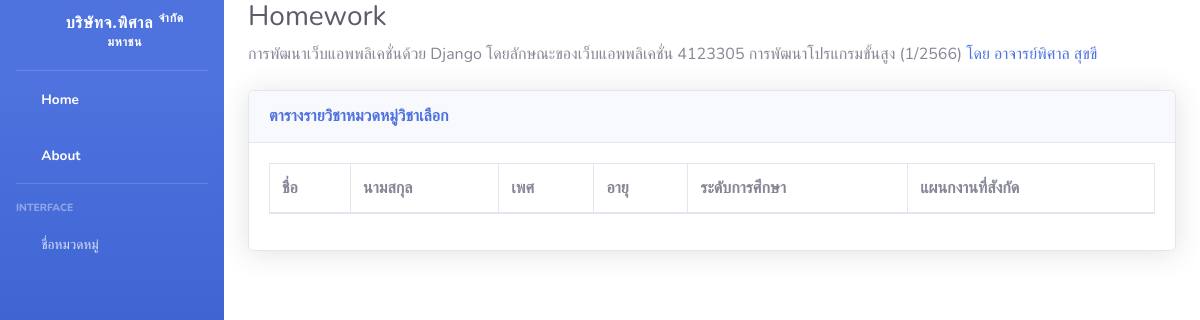
/Special_subjects, run on an earlier commit of the app's database.
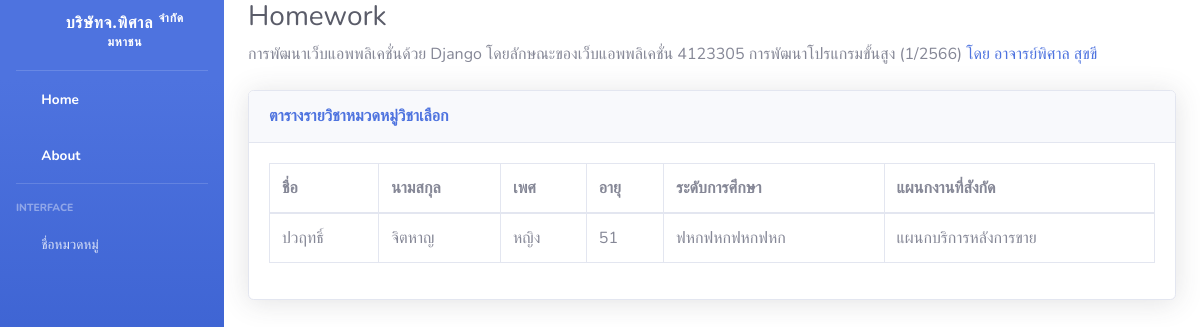
And on a later commit of the database.
### SSKRU/models.py (models this page shows, shortened)
class Classes(models.Model):
    name = models.CharField(max_length=10) # ชื่อ
    lastname = models.CharField(max_length=256) # นามสกุล
    gender = models.CharField(max_length=256) # เพศ
    age = models.IntegerField() # อายุ
    Educationlevel = models.CharField(max_length=256)
    department = models.ForeignKey(Category, on_delete=models.CASCADE) # หมวดหมู่รายวิชา

class Category(models.Model):
    name = models.CharField(max_length=256) # ชื่อ
    def __str__(self):
        return self.name

### SSKRU/views.py (the view)
# urls.py: path('Special_subjects',views.Special_subjects, name='special_subjects'),
def Special_subjects(request):
    context = {}
    classes = models.Classes.objects.filter(department=4).order_by("name")
    context ['classes'] = classes
    return render (request,"special_subjects.html", context)

### template/special_subjects.html
{% extends 'index.html' %}
{% block content %}  <div class="container-fluid">
    <h1 class="h3 mb-2 text-gray-800">Homework</h1>
    <p class="mb-4">การพัฒนาเว็บแอพพลิเคชั่นด้วย Django โดยลักษณะของเว็บแอพพลิเคชั่น 4123305 การพัฒนาโปรแกรมขั้นสูง (1/2566) <a target="_blank"
            href="https://datatables.net">โดย อาจารย์พิศาล สุขขี</a></p>
    <div class="card shadow mb-4">
        <div class="card-header py-3">
            <h6 class="m-0 font-weight-bold text-primary">ตารางรายวิชาหมวดหมู่วิชาเลือก</h6>
        </div>
        <div class="card-body">
            <div class="table-responsive">
                <table class="table table-bordered" id="dataTable" width="100%" cellspacing="0">
                    <thead>
                        <tr>
                            <th>ชื่อ</th>
                            <th>นามสกุล</th>
                            <th>เพศ</th>
                            <th>อายุ</th>
                            <th>ระดับการศึกษา</th>
                            <th>แผนกงานที่สังกัด</th>
                        </tr>
                    </thead>
                    <tbody>
                        {% for class in classes %}
                        <tr>
                            <td>{{class.name}}</td>
                            <td>{{class.lastname}}</td>
                            <td>{{class.gender}}</td>
                            <td>{{class.age}}</td>
                            <td>{{class.Educationlevel}}</td>
                            <td>{{class.department}}</td>
                        </tr>
                        {% endfor %}
                    </tbody>
                </table>
            </div>
        </div>
    </div>
</div>{% endblock content %}

What changed in the data, as far as the page shows it:
now on this page (row edited): Classes: name "ปวฤทธิ์", lastname "จิตหาญ", gender "หญิง", age "51", Educationlevel "ฟหกฟหกฟหกฟหก", department "แผนกบริการหลังการขาย"
